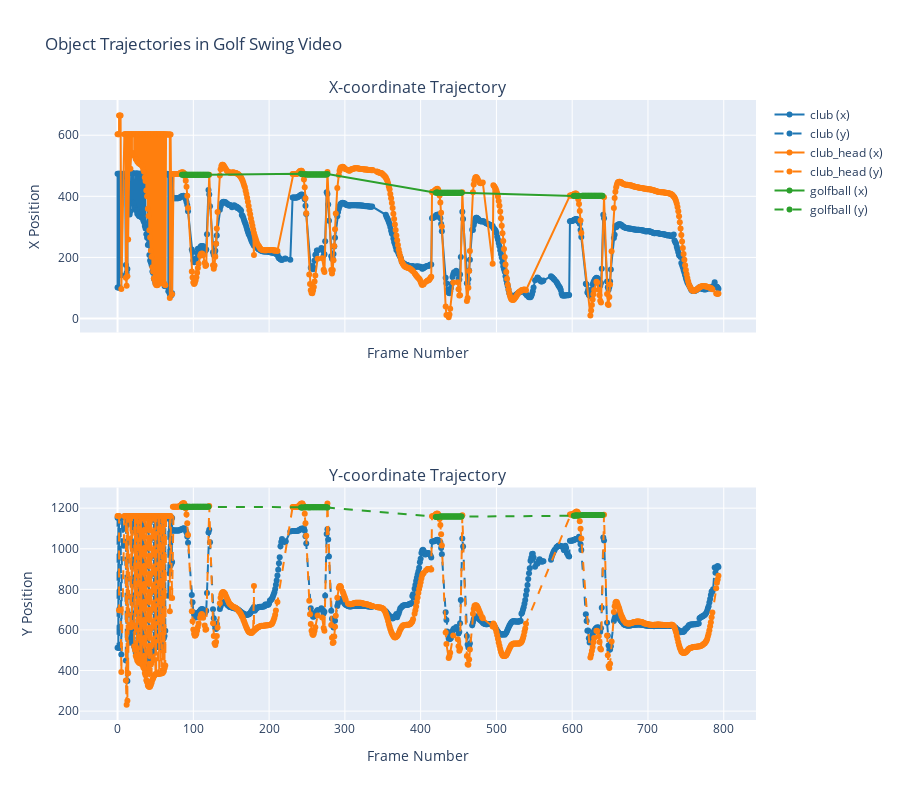

Notebook cell for this chart:
### Code cell
import plotly.graph_objects as go
from plotly.subplots import make_subplots
import pandas as pd

def create_trajectory_plot(data):
    # Create a list to hold all predictions with frame numbers
    all_predictions = []
    for frame_num, frame_data in enumerate(data):
        for pred in frame_data['predictions']:
            pred['frame'] = frame_num
            all_predictions.append(pred)
    
    # Create a DataFrame
    df = pd.DataFrame(all_predictions)
    
    # Get unique classes
    classes = df['class'].unique()
    
    # Create subplots: one for x-coordinate over time, one for y-coordinate
    fig = make_subplots(rows=2, cols=1, shared_xaxes=True, 
                        subplot_titles=("X-coordinate Trajectory", "Y-coordinate Trajectory"))
    
    # Color map for classes
    colors = ['#1f77b4', '#ff7f0e', '#2ca02c', '#d62728', '#9467bd', '#8c564b', '#e377c2', '#7f7f7f', '#bcbd22', '#17becf']
    color_map = dict(zip(classes, colors[:len(classes)]))
    
    for cls in classes:
        class_data = df[df['class'] == cls].sort_values('frame')
        
        # Add trace for x-coordinate
        fig.add_trace(
            go.Scatter(x=class_data['frame'], y=class_data['x'], mode='lines+markers',
                       name=f'{cls} (x)', line=dict(color=color_map[cls])),
            row=1, col=1
        )
        
        # Add trace for y-coordinate
        fig.add_trace(
            go.Scatter(x=class_data['frame'], y=class_data['y'], mode='lines+markers',
                       name=f'{cls} (y)', line=dict(color=color_map[cls], dash='dash')),
            row=2, col=1
        )
    
    # Update layout
    fig.update_layout(height=800, title_text="Object Trajectories in Golf Swing Video")
    fig.update_xaxes(title_text="Frame Number")
    fig.update_yaxes(title_text="X Position", row=1, col=1)
    fig.update_yaxes(title_text="Y Position", row=2, col=1)
    
    return fig

# Assuming your array is named 'data'
fig = create_trajectory_plot(arr)
fig.show()

### Figure 1 — Plotly figure (JSON) as saved in the notebook; plotly's stock layout.template omitted (floating-point values rounded to 4 significant figures; data arrays with more than 128 entries replaced by an {"elided": "..."} marker saying what was removed)
{"data": [{"line": {"color": "#1f77b4"}, "mode": "lines+markers", "name": "club (x)", "type": "scatter", "x": {"elided": "752 int values"}, "xaxis": "x", "y": {"elided": "752 float values"}, "yaxis": "y"}, {"line": {"color": "#1f77b4", "dash": "dash"}, "mode": "lines+markers", "name": "club (y)", "type": "scatter", "x": {"elided": "752 int values"}, "xaxis": "x2", "y": {"elided": "752 float values"}, "yaxis": "y2"}, {"line": {"color": "#ff7f0e"}, "mode": "lines+markers", "name": "club_head (x)", "type": "scatter", "x": {"elided": "654 int values"}, "xaxis": "x", "y": {"elided": "654 float values"}, "yaxis": "y"}, {"line": {"color": "#ff7f0e", "dash": "dash"}, "mode": "lines+markers", "name": "club_head (y)", "type": "scatter", "x": {"elided": "654 int values"}, "xaxis": "x2", "y": {"elided": "654 float values"}, "yaxis": "y2"}, {"line": {"color": "#2ca02c"}, "mode": "lines+markers", "name": "golfball (x)", "type": "scatter", "x": {"elided": "137 int values"}, "xaxis": "x", "y": {"elided": "137 float values"}, "yaxis": "y"}, {"line": {"color": "#2ca02c", "dash": "dash"}, "mode": "lines+markers", "name": "golfball (y)", "type": "scatter", "x": {"elided": "137 int values"}, "xaxis": "x2", "y": {"elided": "137 float values"}, "yaxis": "y2"}], "layout": {"annotations": [{"font": {"size": 16}, "showarrow": false, "text": "X-coordinate Trajectory", "x": 0.5, "xanchor": "center", "xref": "paper", "y": 1, "yanchor": "bottom", "yref": "paper"}, {"font": {"size": 16}, "showarrow": false, "text": "Y-coordinate Trajectory", "x": 0.5, "xanchor": "center", "xref": "paper", "y": 0.375, "yanchor": "bottom", "yref": "paper"}], "height": 800, "title": {"text": "Object Trajectories in Golf Swing Video"}, "xaxis": {"anchor": "y", "domain": [0, 1], "matches": "x2", "showticklabels": false, "title": {"text": "Frame Number"}}, "xaxis2": {"anchor": "y2", "domain": [0, 1], "title": {"text": "Frame Number"}}, "yaxis": {"anchor": "x", "domain": [0.625, 1], "title": {"text": "X Position"}}, "yaxis2": {"anchor": "x2", "domain": [0, 0.375], "title": {"text": "Y Position"}}}}
